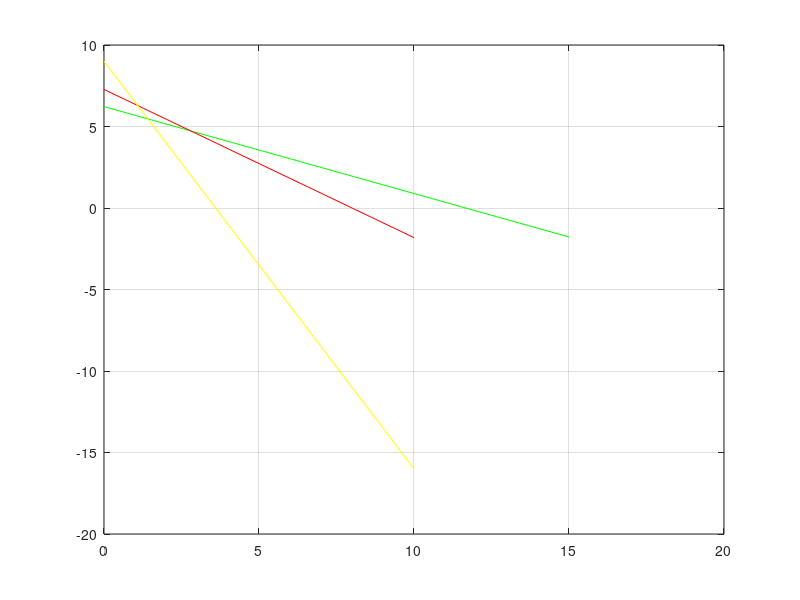

This figure's MATLAB source: (Note: this script raises an error after producing the figure.)
function LP_graph1505031
x = 0:15
y = (14-1.2*x)/2.25
set(gca,'xtick',[0:0.50:15]);
 set(gca,'ytick',[-20:0.5:20]);
plot(x,y,'g')
grid on
hold on

x = 0:10
y = (8-x)/1.1
plot(x,y,'r')
hold on
x = 0:10
y = (9-2.5*x)
plot(x,y,'y')
hold on
%1.2x + 2.25y ? 14
%x + 1.1y ? 8
%2.5x + y ? 9
A = [1.2 2.25;1 1.1]
B = [14;8]
p = zeros(2,1)
q = zeros(2,1)
[p]=  LU_Decomposition_with_pivoting_1505031(A,B);
plot (p(1,1),p(2,1),'o')
hold on
A = [1.2 2.25;2.5 1]
B = [14;9]
p = zeros(2,1)
q = zeros(2,1)
[p]=  LU_Decomposition_with_pivoting_1505031(A,B);
plot (p(1,1),p(2,1),'o')
hold on
A = [1 1.1;2.5 1]
B = [8;9]
p = zeros(2,1)
q = zeros(2,1)
[p]=  LU_Decomposition_with_pivoting_1505031(A,B);
plot (p(1,1),p(2,1),'o')
hold on
A = [-1.75 -1.25 0 0 0 0 0 ;1.2 2.25 1 0 0 14 0 ;1 1.1 0 1 0 8 0 ;2.5 1 0 0 1 9 0 ]
C = [1.75 1.25 0 0 0]
[q] = LP_Simplex_2(A,C)
%plot (q(1,1),q(1,2),'o')
end